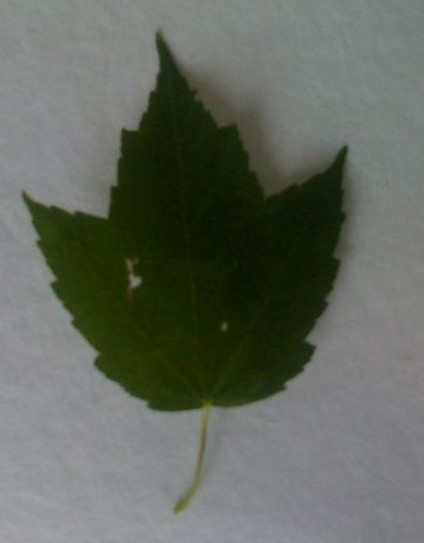
#> input picture PIA/hoja_rotada2.jpg, 424 x 543 px
$ python 'PIA con DWT y FFT.py'
#> lines starting #> are read from the running program, lines starting #| are printed output that depends on the picture; after the words box and inside, x2 and y2 are one past the last pixel; in counts of white or black regions, pixels touching at a corner belong together
import cv2
import numpy as np
from scipy.fftpack import fft
import matplotlib.pyplot as plt
import math
import pywt

# -------------------------------------Seccion Recortes de imagen------------------------------------------- #

# Funcion para obtener los puntos extremos de la hoja (Puntos A, B C y D)
# Se obtienen 2 veces, antes de ser rotados y despues de ser rotado
def extremos(binary_image):
    non_zero_pixels = np.nonzero(binary_image)

    # Encontrar los límites de recorte (A, C, B, D)
    A = np.min(non_zero_pixels[0])  # Límite superior (primer píxel no cero en filas)
    C = np.max(non_zero_pixels[0])  # Límite inferior (último píxel no cero en filas)
    B = np.min(non_zero_pixels[1])  # Límite izquierdo (primer píxel no cero en columnas)
    D = np.max(non_zero_pixels[1])  # Límite derecho (último píxel no cero en columnas)

    print("A: ",A,"\nB: ",B,"\nC: ",C,"\nD: ",D)

    return A, B, C, D

# ---------------------------------------------------------------------------------------------------------- #
# ----------------------------------------------Seccion DCT------------------------------------------------- #

# Calcula el coeficiente DCTk para un perfil dado
def calcular_dctk(perfil, k):
    # perfil: perfil AVP antes de ser procesado
    # k: indice de coeficiente DCT a calcular

    N = len(perfil)  # Longitud del perfil
    dctk = 0.0  # Inicializar el coeficiente

    for n in range(N):
        dctk += perfil[n] * np.cos((np.pi / N) * (n + 0.5) * k)

    return dctk

# Calcula la IDCTi para reconstruir un valor a partir de los coeficientes DCT.
# [34 lines left out: functions calcular_idcti, reconstruir_perfil_completo, calcular_edct, not called in this run]

# ---------------------------------------------------------------------------------------------------------- #
# ---------------------------------------Seccion DWT y FFT-------------------------------------------------- #

def calcular_energia_transformada(coefs, n):
    """
    Calcula el porcentaje de energía acumulada en los primeros 'n' coeficientes.
    """
    coefs_recortados = coefs[:n]
    energia_total = np.sum(np.array(coefs)**2)
    energia_acumulada = np.sum(np.array(coefs_recortados)**2)
    return (energia_acumulada / energia_total) * 100

def calcular_energia_por_transformada(perfil, max_coefs=100):
    """
    Calcula el porcentaje de energía para DCT, DWT y FFT.
    """
    resultados = {"DCT": [], "DWT": [], "FFT": []}

    # DCT
    dct_coefs = [calcular_dctk(perfil, k) for k in range(len(perfil))]

    # DWT (usando Daubechies Wavelet 'db1')
    dwt_coefs, _ = pywt.dwt(perfil, 'db1')
    dwt_coefs = sorted(np.abs(dwt_coefs), reverse=True)  # Ordenar por magnitud

    # FFT
    fft_coefs = np.abs(fft(perfil))
    fft_coefs = sorted(fft_coefs, reverse=True)  # Ordenar por magnitud

    # Calcular energía para cada número de coeficientes
    for n in range(1, max_coefs + 1):
        resultados["DCT"].append(calcular_energia_transformada(dct_coefs, n))
        resultados["DWT"].append(calcular_energia_transformada(dwt_coefs, n))
        resultados["FFT"].append(calcular_energia_transformada(fft_coefs, n))

    return resultados

def graficar_energia_transformada(resultados, max_coefs=100):
    """
    Grafica el porcentaje de energía retenida para DCT, DWT y FFT.
    """
    x = range(1, max_coefs + 1)  # Coeficiente largo
    plt.figure(figsize=(10, 6))
    for metodo, energias in resultados.items():
        plt.plot(x, energias, label=f"{metodo} Energy")

    plt.title("Porcentaje de Energía vs Coeficiente Largo")
    plt.xlabel("Número de Coeficientes")
    plt.ylabel("Porcentaje de Energía (%)")
    plt.legend()
    plt.grid(alpha=0.3)
    plt.show()

# ----------------------------------------Seccion Principal------------------------------------------------- #

# Cargar dataset anteriormente procesado y verificar contenido
resultados_path = 'resultados_avp_dct.npy'  # Archivo de resultados
if not resultados_path:
    raise ValueError("El diccionario está vacío. Verifica la ruta")

# Cargar la imagen y verificar si se cargó correctamente
image = cv2.imread('hoja_rotada2.jpg')  # Imagen a predecir
#> image is the input picture: shape (543, 424, 3); mean B, G, R 94.7, 104.3, 99.1
if image is None:
    raise FileNotFoundError("La imagen no se pudo cargar. Verifica la ruta.")

# Convertir la imagen a escala de grises
gray_image = cv2.cvtColor(image, cv2.COLOR_BGR2GRAY)
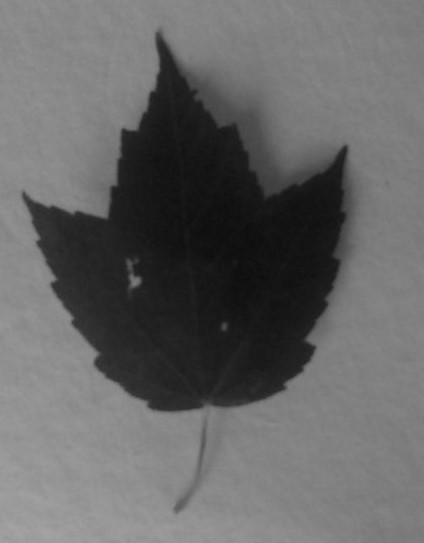
#> gray_image: shape (543, 424); min 13, max 165, mean 101.6

# Calcular el histograma de la imagen en escala de grises
histogram, bin_edges = np.histogram(gray_image, bins=256, range=(0, 255))
#> histogram = 256 values, max 9339 at index 127, min 0 at index 0, mean 899.3; bin_edges = 257 values from 0 to 255

# Encontrar el valor dominante del fondo (el valor con más píxeles)
fondo_valor = np.argmax(histogram)
#> fondo_valor = 127
print("Valor dominante del fondo: ", fondo_valor)
#| Valor dominante del fondo:  127

# Definir un rango para calcular el fondo a travez de un pivote (como vecindarios) selecciona el fondo en el histograma y denota la hoja
rango_fondo = 60  # Si el fondo es constante (segun el Dataset lo es) no habra problema con este valor

lambda_min_fondo = max(fondo_valor - rango_fondo, 0)
#> lambda_min_fondo = 67
lambda_max_fondo = min(fondo_valor + rango_fondo, 255)
#> lambda_max_fondo = 187

print("lambda mínima (fondo): ", lambda_min_fondo)
#| lambda mínima (fondo):  67
print("lambda máxima (fondo): ", lambda_max_fondo)
#| lambda máxima (fondo):  187

# Binarización excluyendo el fondo
binary_image = np.where(
    (gray_image < lambda_min_fondo) | (gray_image > lambda_max_fondo), 1, 0).astype(np.uint8) * 255
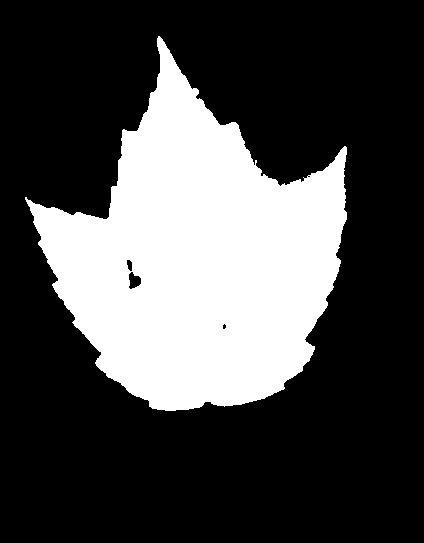
#> binary_image: shape (543, 424); 28.5% white; 1 white region, box (x1, y1, x2, y2) and area: (25, 36, 347, 411) 65694

# Usamos np.nonzero para encontrar los píxeles que no son fondo (es decir, píxeles diferentes de 0)
non_zero_pixels = np.nonzero(binary_image)
#> non_zero_pixels = 65694 positions, rows 36 to 410, columns 25 to 346

# Obtenemos los datos de los extremos antes de ser rotados
A, B, C, D = extremos(binary_image)
#> in extremos, `A = np.min(non_zero_pixels[0])`: A = 36
#> in extremos, `C = np.max(non_zero_pixels[0])`: C = 410
#> in extremos, `B = np.min(non_zero_pixels[1])`: B = 25
#> in extremos, `D = np.max(non_zero_pixels[1])`: D = 346
#| A:  36
#| B:  25
#| C:  410
#| D:  346
#> A = 36; B = 25; C = 410; D = 346

# Se obtiene la coordenada de la fila en B y D
y_B = np.min(non_zero_pixels[0][non_zero_pixels[1] == B])
#> y_B = 197
y_D = np.min(non_zero_pixels[0][non_zero_pixels[1] == D])
#> y_D = 147

# Calcular el ángulo necesario para alinear B y D
delta_y = y_D - y_B
#> delta_y = -50
delta_x = D - B
#> delta_x = 321
angle = math.degrees(math.atan2(delta_y, delta_x))
#> angle = -8.85

print(f"Ángulo calculado para alinear B y D: {angle:.2f} grados")
#| Ángulo calculado para alinear B y D: -8.85 grados

# Rotar la imagen usando el ángulo calculado
center = (binary_image.shape[1] // 2, binary_image.shape[0] // 2)
M = cv2.getRotationMatrix2D(center, angle, 1.0)
#> M = [[0.988, -0.154, 44.23], [0.154, 0.988, -29.4]]
binary_image_rotated = cv2.warpAffine(binary_image, M, (binary_image.shape[1], binary_image.shape[0]))
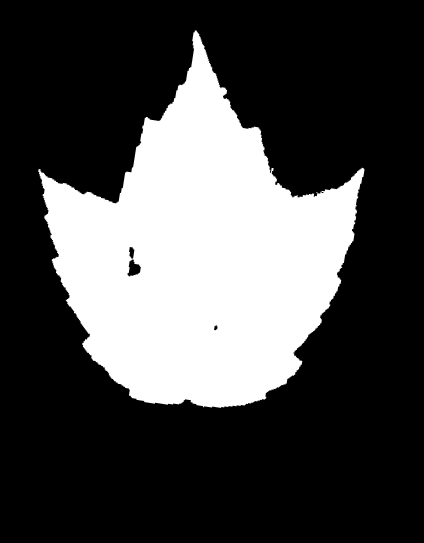
#> binary_image_rotated: shape (543, 424); min 0, max 255, mean 72.8

# Dibujar puntos B y D antes y después de la rotación
image_with_points = cv2.cvtColor(binary_image, cv2.COLOR_GRAY2BGR)
rotated_with_points = cv2.cvtColor(binary_image_rotated, cv2.COLOR_GRAY2BGR)

cv2.circle(image_with_points, (B, y_B), 5, (0, 0, 255), -1)  # Punto B antes de rotación
#> image_with_points: shape (543, 424, 3); mean B, G, R 72.7, 72.7, 72.8
cv2.circle(image_with_points, (D, y_D), 5, (255, 0, 0), -1)  # Punto D antes de rotación
#> image_with_points: shape (543, 424, 3); mean B, G, R 72.8, 72.7, 72.8

# Transformar coordenadas después de la rotación
B_rot = np.dot(M, np.array([B, y_B, 1]))
#> B_rot = [38.62, 169.1]
D_rot = np.dot(M, np.array([D, y_D, 1]))
#> D_rot = [363.5, 169.1]

cv2.circle(rotated_with_points, (int(B_rot[0]), int(B_rot[1])), 5, (0, 0, 255), -1)  # Punto B después de rotación
#> rotated_with_points: shape (543, 424, 3); mean B, G, R 72.7, 72.7, 72.8
cv2.circle(rotated_with_points, (int(D_rot[0]), int(D_rot[1])), 5, (255, 0, 0), -1)  # Punto D después de rotación
#> rotated_with_points: shape (543, 424, 3); mean B, G, R 72.8, 72.7, 72.8

# Mostrar imágenes
cv2.imshow('Imagen Original con Puntos', image_with_points)
cv2.imshow('Imagen Rotada con Puntos', rotated_with_points)

# Se vuelve a obtener los extremos de la imagen para su recorte
A, B, C, D = extremos(binary_image_rotated)
#| A:  30
#| B:  38
#| C:  407
#| D:  364
#> A = 30; B = 38; C = 407; D = 364

# Recortar la imagen original utilizando los límites encontrados
cropped_image = binary_image_rotated[A:C+1, B:D+1]
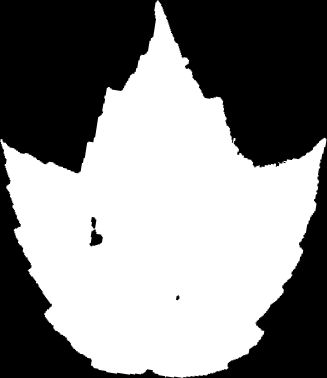
#> cropped_image: shape (378, 327); min 0, max 255, mean 135.5

# Crear el histograma de la proyección Top (de B a D)
top_projection = []

# Recorremos de B a D para la proyección Top
for col in range(B, D + 1):
    # Para cada columna, buscamos el primer píxel blanco (255) desde arriba
    for row in range(cropped_image.shape[0]):
        if cropped_image[row, col - B] == 255:
            top_projection.append(row)  # Guardamos la posición del primer píxel blanco
            break
    else:
        # Si no encontramos un píxel blanco, agregamos el valor de la altura total
        top_projection.append(cropped_image.shape[0])

# Crear el histograma de la proyección Left (de A a C)
left_projection = []

# Recorremos de A a C para la proyección Left
for row in range(A, C + 1):
    # Para cada fila, buscamos el primer píxel blanco (255) desde la izquierda
    for col in range(cropped_image.shape[1]):
        if cropped_image[row - A, col] == 255:
            left_projection.append(col)  # Guardamos la posición del primer píxel blanco
            break
    else:
        # Si no encontramos un píxel blanco, agregamos el valor del ancho total
        left_projection.append(cropped_image.shape[1])

# Crear el histograma de la proyección Bottom (de B a D)
bottom_projection = []

# Recorremos de B a D para la proyección Bottom
for col in range(B, D + 1):
    # Para cada columna, buscamos el último píxel blanco (255) desde arriba hacia abajo
    for row in range(cropped_image.shape[0] - 1, -1, -1):  # Recorremos desde la parte inferior hacia arriba
        if cropped_image[row, col - B] == 255:
            bottom_projection.append(row)  # Guardamos la posición del último píxel blanco
            break
    else:
        # Si no encontramos un píxel blanco, agregamos el valor de 0 (ningún píxel blanco encontrado)
        bottom_projection.append(0)

# Crear el histograma de la proyección Bottom (de B a D)
right_projection = []

# Recorremos de A a C para la proyección Bottom
for row in range(A, C + 1):
    # Para cada fila, buscamos el último píxel blanco (255) de derecha a izquierda
    for col in range(cropped_image.shape[1] - 1, -1, -1):  # Recorremos desde la parte derecha hacia izquierda
        if cropped_image[row - A, col] == 255:
            right_projection.append(col)  # Guardamos la posición del último píxel blanco
            break
    else:
        # Si no encontramos un píxel blanco, agregamos el valor de 0 (ningún píxel blanco encontrado)
        right_projection.append(0)

# Mostrar el histograma que excluye el fondo
plt.figure()
plt.title("Histograma de Píxeles")
plt.xlabel("Valor de Intensidad")
plt.ylabel("Número de píxeles")
plt.xlim([0, 255])  # Solo queremos ver los valores de 0 a 255
plt.plot(bin_edges[0:-1], histogram)  # Excluyendo el último valor para evitar desbordamientos
plt.show()

# Mostrar las imágenes
cv2.imshow('Imagen Original', image)
cv2.imshow('Imagen en Blanco y Negro', gray_image)
cv2.imshow('Imagen Binarizada', binary_image_rotated)
cv2.imshow('Imagen Recortada', cropped_image)

# Subplot 1: Top
plt.subplot(2, 2, 1)
plt.plot(top_projection, color='blue')
plt.title('Top View')

# Subplot 2: Left
plt.subplot(2, 2, 2)
plt.plot(left_projection, color='green')
plt.title('Left View')

# Subplot 3: Bottom
plt.subplot(2, 2, 3)
plt.plot(bottom_projection, color='red')
plt.title('Bottom View')

# Subplot 4: Right
plt.subplot(2, 2, 4)
plt.plot(right_projection, color='orange')
plt.title('Right View')

plt.tight_layout()
plt.show()
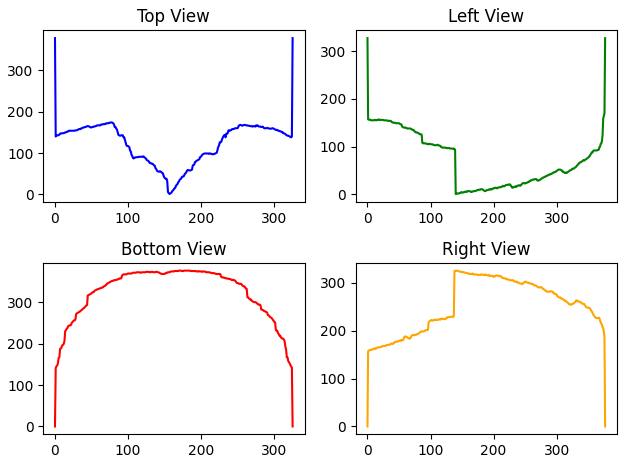
#> figure drawn by matplotlib, 4 panels; panel 1: curve peaks at x = 0, y = 378; panel 2: curve peaks at x = 0, y = 327; panel 3: curve peaks at x = 170, y = 376; panel 4: curve peaks at x = 140, y = 325

# Unir los perfiles en el orden: Arriba -> Izquierda -> Abajo -> Derecha
perfil_continuo = np.concatenate((top_projection, right_projection, bottom_projection, left_projection))

# Crear un gráfico de línea del perfil AVP continuo
plt.figure(figsize=(10, 4))
plt.plot(perfil_continuo, color='blue', lw=1)
plt.title("Perfil AVP Continuo de la Hoja")
plt.xlabel("Puntos del contorno")
plt.ylabel("Distancia al borde")
plt.grid(True)
plt.show()
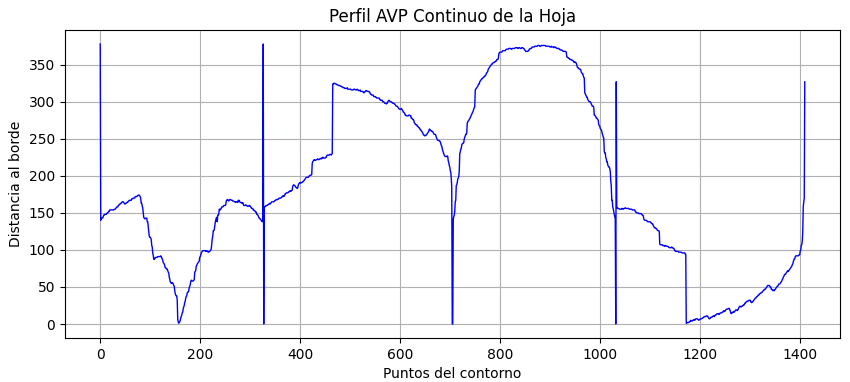
#> figure drawn by matplotlib, 1 panel; curve peaks at x = 0, y = 378

# Usar el perfil continuo previamente calculado
resultados_energia = calcular_energia_por_transformada(perfil_continuo, max_coefs=150)
graficar_energia_transformada(resultados_energia, max_coefs=150)
#> in graficar_energia_transformada, `plt.show()`:
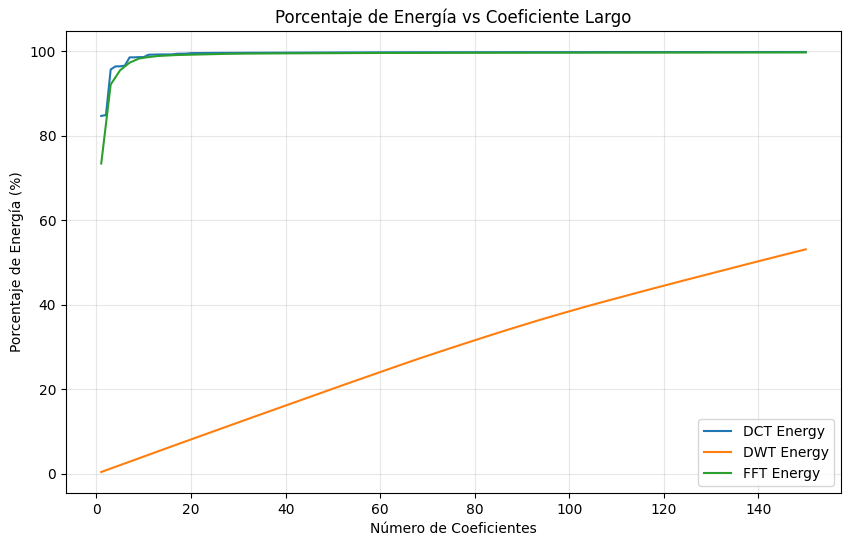
#> figure drawn by matplotlib, 1 panel; curve peaks at x = 150, y = 99.77; curve peaks at x = 150, y = 53.09; curve peaks at x = 150, y = 99.67

$ run again, with PIA/Huizache.jpg copied over PIA/hoja_rotada2.jpg
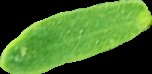
#> input picture PIA/Huizache.jpg, 152 x 74 px
#> image is the input picture: shape (74, 152, 3); mean B, G, R 43.8, 110, 70.9
#> histogram = 256 values, max 3034 at index 0, min 0 at index 17, mean 43.94; bin_edges = 257 values from 0 to 255
#> fondo_valor = 0
#| Valor dominante del fondo:  0
#> lambda_max_fondo = 60
#| lambda mínima (fondo):  0
#| lambda máxima (fondo):  60
#> `binary_image = np.where( (gray_image < lambda_min_fondo) | (gray_image..`:
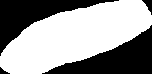
#> binary_image: shape (74, 152); 59.8% white; 4 black regions, box (x1, y1, x2, y2) and area: (42, 25, 152, 74) 2327, (0, 0, 119, 56) 2093, (142, 0, 152, 15) 71, (0, 67, 10, 74) 34
#> `non_zero_pixels = np.nonzero(binary_image)`: non_zero_pixels = 6723 positions, rows 0 to 73, columns 0 to 151
#> in extremos, `A = np.min(non_zero_pixels[0])`: A = 0
#> in extremos, `C = np.max(non_zero_pixels[0])`: C = 73
#> in extremos, `B = np.min(non_zero_pixels[1])`: B = 0
#> in extremos, `D = np.max(non_zero_pixels[1])`: D = 151
#| A:  0
#| B:  0
#| C:  73
#| D:  151
#> `A, B, C, D = extremos(binary_image)`: A = 0; C = 73; D = 151
#> y_B = 56
#> y_D = 15
#> delta_y = -41
#> delta_x = 151
#> angle = -15.19
#| Ángulo calculado para alinear B y D: -15.19 grados
#> M = [[0.965, -0.262, 12.35], [0.262, 0.965, -18.62]]
#> B_rot = [-2.32, 35.42]
#> D_rot = [154.1, 35.42]
#| A:  8
#| B:  0
#| C:  63
#| D:  151
#> `A, B, C, D = extremos(binary_image_rotated)`: A = 8; C = 63
#> in graficar_energia_transformada, `plt.show()`:
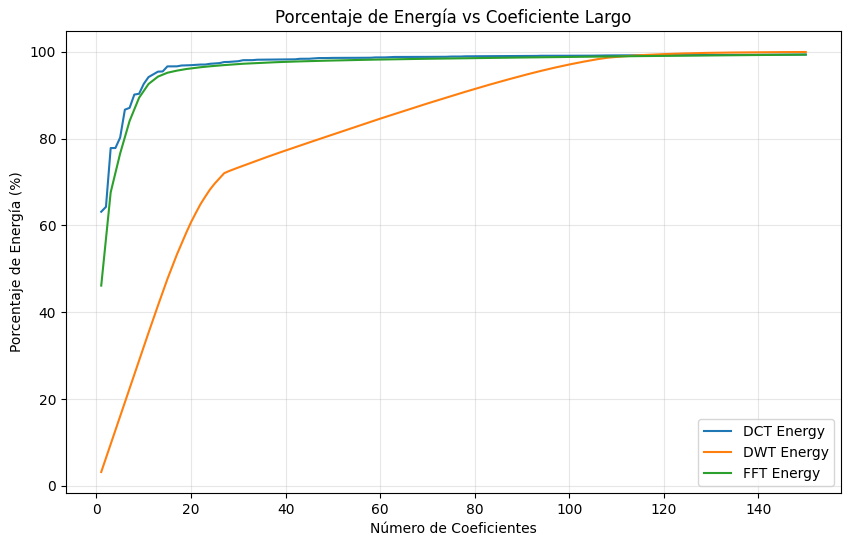
#> figure drawn by matplotlib, 1 panel; curve peaks at x = 150, y = 99.33; curve peaks at x = 150, y = 99.92; curve peaks at x = 150, y = 99.31

$ run again, with PIA/abies.jpg copied over PIA/hoja_rotada2.jpg
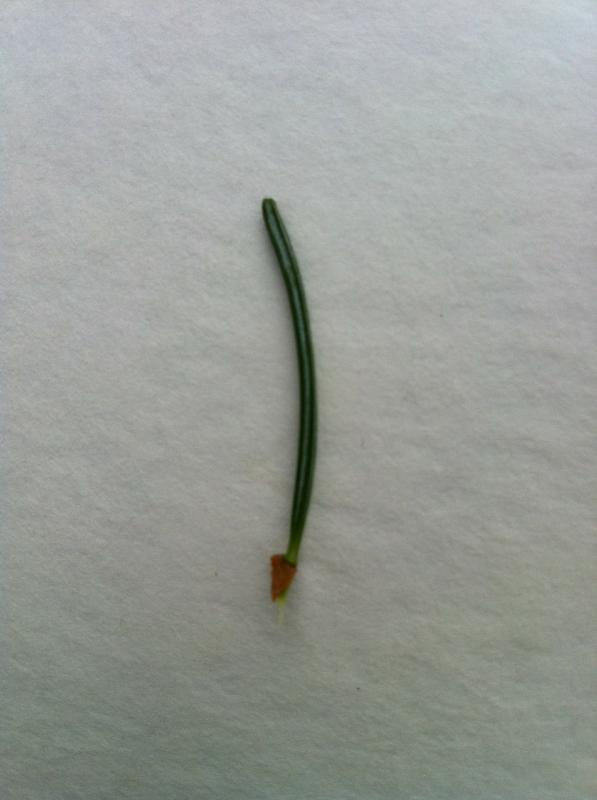
#> input picture PIA/abies.jpg, 597 x 800 px
#> image is the input picture: shape (800, 597, 3); mean B, G, R 151.8, 156.5, 152.7
#> histogram = 256 values, max 8560 at index 178, min 0 at index 0, mean 1865.6; bin_edges = 257 values from 0 to 255
#> fondo_valor = 178
#| Valor dominante del fondo:  178
#> lambda_min_fondo = 118
#> lambda_max_fondo = 238
#| lambda mínima (fondo):  118
#| lambda máxima (fondo):  238
#> `binary_image = np.where( (gray_image < lambda_min_fondo) | (gray_image..`:
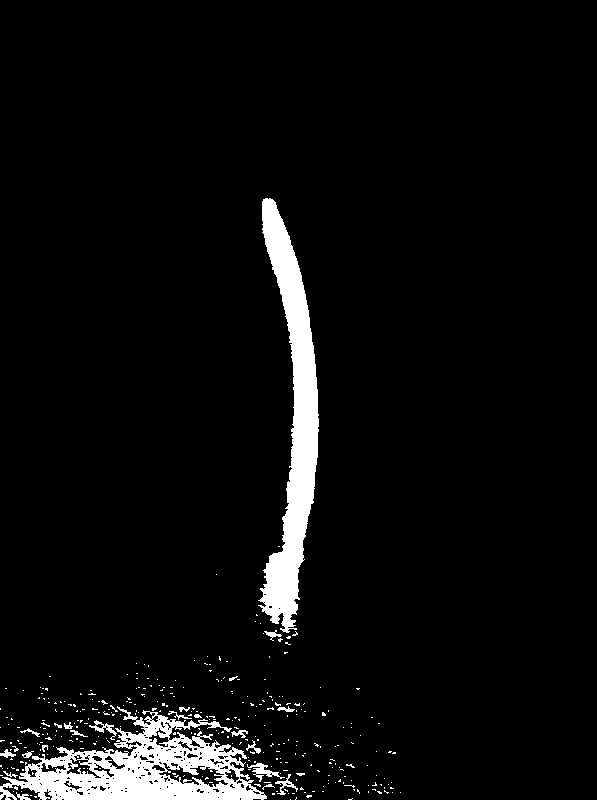
#> binary_image: shape (800, 597); 5% white; 343 white regions (319 under 20 px), largest, box (x1, y1, x2, y2) and area: (258, 198, 319, 633) 10850, (0, 706, 267, 800) 10824, (247, 763, 285, 782) 223
#> `non_zero_pixels = np.nonzero(binary_image)`: non_zero_pixels = 24083 positions, rows 198 to 799, columns 0 to 400
#> in extremos, `A = np.min(non_zero_pixels[0])`: A = 198
#> in extremos, `C = np.max(non_zero_pixels[0])`: C = 799
#> in extremos, `B = np.min(non_zero_pixels[1])`: B = 0
#> in extremos, `D = np.max(non_zero_pixels[1])`: D = 400
#| A:  198
#| B:  0
#| C:  799
#| D:  400
#> `A, B, C, D = extremos(binary_image)`: A = 198; B = 0; C = 799; D = 400
#> y_B = 708
#> y_D = 792
#> delta_y = 84
#> delta_x = 400
#> angle = 11.86
#| Ángulo calculado para alinear B y D: 11.86 grados
#> M = [[0.979, 0.206, -75.85], [-0.206, 0.979, 69.78]]
#> B_rot = [69.66, 762.7]
#> D_rot = [478.4, 762.7]
#| A:  208
#| B:  69
#| C:  799
#| D:  479
#> `A, B, C, D = extremos(binary_image_rotated)`: A = 208; B = 69; D = 479
#> in graficar_energia_transformada, `plt.show()`:
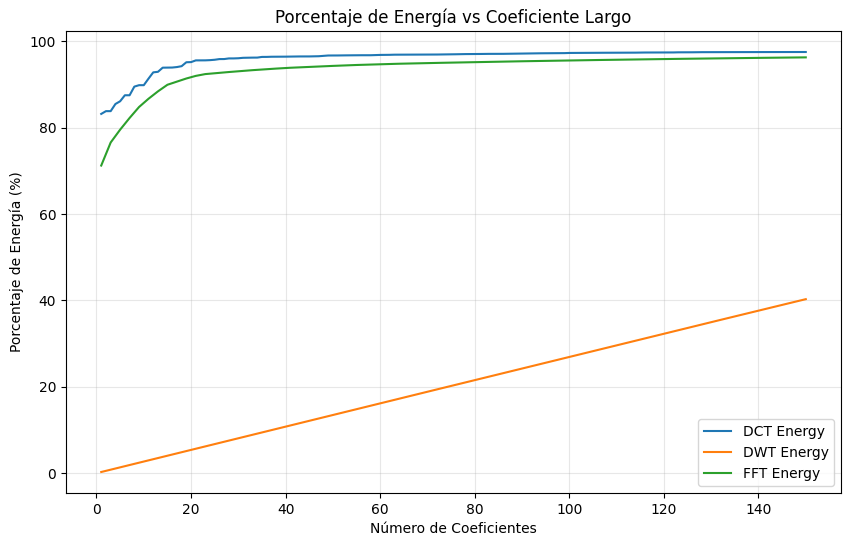
#> figure drawn by matplotlib, 1 panel; curve peaks at x = 150, y = 97.55; curve peaks at x = 150, y = 40.3; curve peaks at x = 150, y = 96.31
